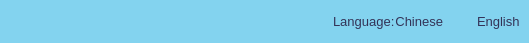
<?xml version="1.0" encoding="UTF-8"?>
<ui version="4.0">
 <class>ns::CallMode</class>
 <widget class="QWidget" name="ns::CallMode">
  <property name="geometry">
   <rect>
    <x>0</x>
    <y>0</y>
    <width>529</width>
    <height>43</height>
   </rect>
  </property>
  <property name="minimumSize">
   <size>
    <width>0</width>
    <height>0</height>
   </size>
  </property>
  <property name="maximumSize">
   <size>
    <width>16777215</width>
    <height>16777215</height>
   </size>
  </property>
  <property name="windowTitle">
   <string>YesPo Service Client</string>
  </property>
  <property name="styleSheet">
   <string notr="true">* {
	font-family: Verdana, &quot;宋体&quot;, Arial, Sans-serif, Segoe UI, Tahoma;
}

/*#widgetRightPanel {
	border: 1px solid #C9C9C9;
}*/

#widgetBottom {
	background: #83D3EF;
}

#widgetBottom #labelCallMode {
	color: #333357;
}

#widgetLeftPanel {
	border: none;
}

#widgetLeftPanel #labelChannel {
	color: #333357;
	font-size: 13px;
}

#widgetRightPanel, #widgetSource,#labelTarget {
	border: none;
}

#widgetRightPanel #labelTranslation, #labelSource, #labelTarget{
	color: #333357;
	font-size: 13px;
}

#widgetRightPanel #labelArrow {
	border-image: url(:/images/ui/callmode_arrow.png);
}
</string>
  </property>
  <layout class="QHBoxLayout" name="horizontalLayout_4">
   <property name="spacing">
    <number>0</number>
   </property>
   <property name="margin">
    <number>0</number>
   </property>
   <item>
    <widget class="QWidget" name="widgetBottom" native="true">
     <property name="minimumSize">
      <size>
       <width>0</width>
       <height>0</height>
      </size>
     </property>
     <property name="maximumSize">
      <size>
       <width>16777215</width>
       <height>16777215</height>
      </size>
     </property>
     <layout class="QHBoxLayout" name="horizontalLayout_5">
      <property name="spacing">
       <number>10</number>
      </property>
      <property name="margin">
       <number>0</number>
      </property>
      <item>
       <widget class="QWidget" name="widgetLeftPanel" native="true">
        <layout class="QHBoxLayout" name="horizontalLayout_2">
         <property name="spacing">
          <number>0</number>
         </property>
         <property name="topMargin">
          <number>0</number>
         </property>
         <property name="rightMargin">
          <number>0</number>
         </property>
         <property name="bottomMargin">
          <number>0</number>
         </property>
         <item>
          <widget class="QLabel" name="labelChannel">
           <property name="text">
            <string/>
           </property>
           <property name="alignment">
            <set>Qt::AlignCenter</set>
           </property>
          </widget>
         </item>
        </layout>
       </widget>
      </item>
      <item>
       <spacer name="horizontalSpacer">
        <property name="orientation">
         <enum>Qt::Horizontal</enum>
        </property>
        <property name="sizeHint" stdset="0">
         <size>
          <width>40</width>
          <height>20</height>
         </size>
        </property>
       </spacer>
      </item>
      <item>
       <widget class="QLabel" name="labelCallMode">
        <property name="text">
         <string/>
        </property>
       </widget>
      </item>
      <item>
       <spacer name="horizontalSpacer_2">
        <property name="orientation">
         <enum>Qt::Horizontal</enum>
        </property>
        <property name="sizeHint" stdset="0">
         <size>
          <width>40</width>
          <height>20</height>
         </size>
        </property>
       </spacer>
      </item>
      <item>
       <widget class="QWidget" name="widgetRightPanel" native="true">
        <property name="minimumSize">
         <size>
          <width>0</width>
          <height>0</height>
         </size>
        </property>
        <property name="maximumSize">
         <size>
          <width>16777215</width>
          <height>16777215</height>
         </size>
        </property>
        <layout class="QHBoxLayout" name="horizontalLayout_3">
         <property name="spacing">
          <number>0</number>
         </property>
         <property name="margin">
          <number>0</number>
         </property>
         <item>
          <widget class="QLabel" name="labelTranslation">
           <property name="text">
            <string>Language:</string>
           </property>
          </widget>
         </item>
         <item>
          <widget class="QWidget" name="widgetSource" native="true">
           <property name="minimumSize">
            <size>
             <width>0</width>
             <height>30</height>
            </size>
           </property>
           <property name="maximumSize">
            <size>
             <width>16777215</width>
             <height>30</height>
            </size>
           </property>
           <layout class="QHBoxLayout" name="horizontalLayout">
            <property name="spacing">
             <number>3</number>
            </property>
            <property name="leftMargin">
             <number>0</number>
            </property>
            <property name="topMargin">
             <number>3</number>
            </property>
            <property name="rightMargin">
             <number>9</number>
            </property>
            <property name="bottomMargin">
             <number>3</number>
            </property>
            <item>
             <widget class="QLabel" name="labelSource">
              <property name="minimumSize">
               <size>
                <width>0</width>
                <height>0</height>
               </size>
              </property>
              <property name="maximumSize">
               <size>
                <width>16777215</width>
                <height>16777215</height>
               </size>
              </property>
              <property name="text">
               <string>Chinese</string>
              </property>
              <property name="scaledContents">
               <bool>true</bool>
              </property>
              <property name="alignment">
               <set>Qt::AlignRight|Qt::AlignTrailing|Qt::AlignVCenter</set>
              </property>
             </widget>
            </item>
            <item>
             <widget class="QLabel" name="labelArrow">
              <property name="minimumSize">
               <size>
                <width>28</width>
                <height>10</height>
               </size>
              </property>
              <property name="maximumSize">
               <size>
                <width>28</width>
                <height>10</height>
               </size>
              </property>
              <property name="text">
               <string/>
              </property>
             </widget>
            </item>
            <item>
             <widget class="QLabel" name="labelTarget">
              <property name="minimumSize">
               <size>
                <width>0</width>
                <height>0</height>
               </size>
              </property>
              <property name="maximumSize">
               <size>
                <width>16777215</width>
                <height>16777215</height>
               </size>
              </property>
              <property name="text">
               <string>English</string>
              </property>
              <property name="scaledContents">
               <bool>true</bool>
              </property>
              <property name="alignment">
               <set>Qt::AlignLeading|Qt::AlignLeft|Qt::AlignVCenter</set>
              </property>
             </widget>
            </item>
           </layout>
          </widget>
         </item>
        </layout>
       </widget>
      </item>
     </layout>
    </widget>
   </item>
  </layout>
 </widget>
 <resources>
  <include location="translator.qrc"/>
 </resources>
 <connections/>
</ui>
